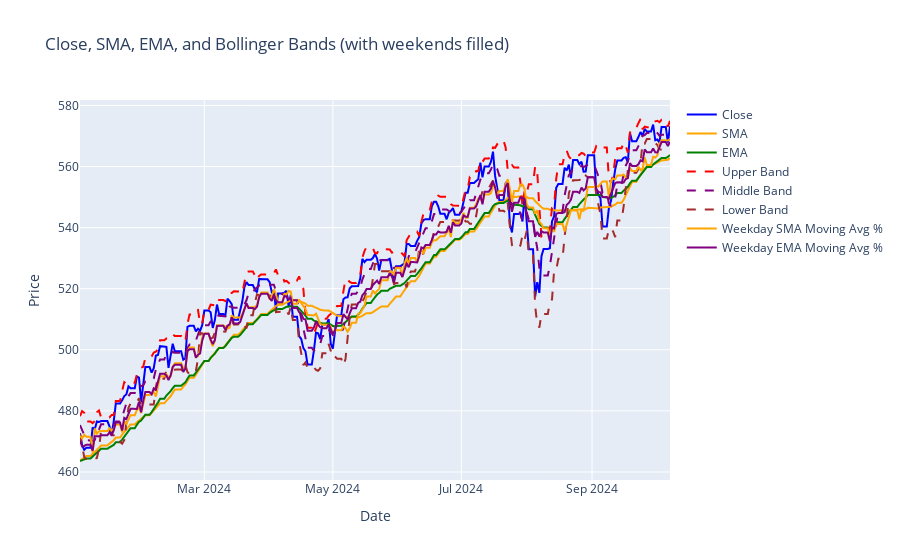
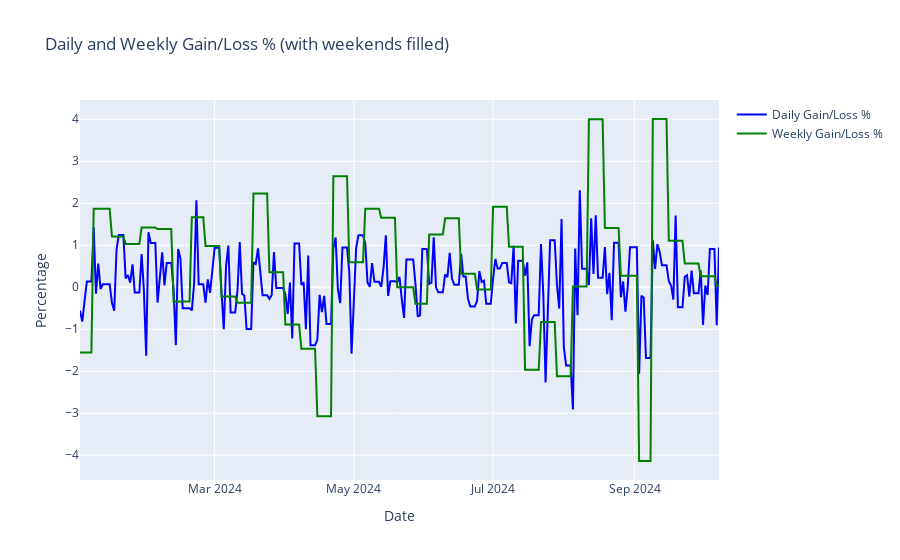
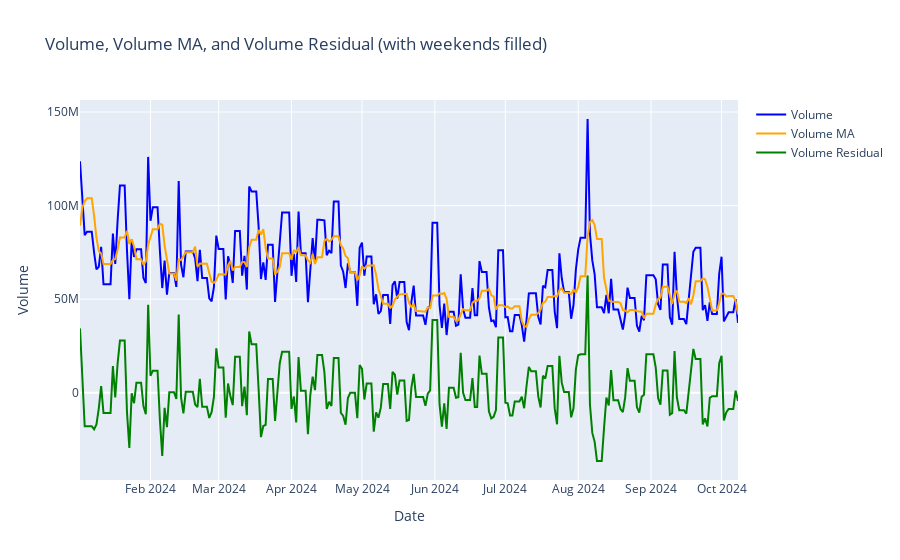

Notebook code cell kept with these figures, in order:
### Code cell
import plotly.graph_objs as go
import plotly.express as px

# First interactive graph: Close, SMA, EMA, upperband, middleband, lowerband as a time series
fig1 = go.Figure()

fig1.add_trace(go.Scatter(x=df_filled.index, y=df_filled['Close'], mode='lines', name='Close', line=dict(color='blue')))
fig1.add_trace(go.Scatter(x=df_filled.index, y=df_filled['SMA'], mode='lines', name='SMA', line=dict(color='orange')))
fig1.add_trace(go.Scatter(x=df_filled.index, y=df_filled['EMA'], mode='lines', name='EMA', line=dict(color='green')))
fig1.add_trace(go.Scatter(x=df_filled.index, y=df_filled['upperband'], mode='lines', name='Upper Band', line=dict(color='red', dash='dash')))
fig1.add_trace(go.Scatter(x=df_filled.index, y=df_filled['middleband'], mode='lines', name='Middle Band', line=dict(color='purple', dash='dash')))
fig1.add_trace(go.Scatter(x=df_filled.index, y=df_filled['lowerband'], mode='lines', name='Lower Band', line=dict(color='brown', dash='dash')))
fig1.add_trace(go.Scatter(x=df_filled.index, y=df_filled['weekday_s_moving_avg_%'], mode='lines', name='Weekday SMA Moving Avg %', line=dict(color='orange')))
fig1.add_trace(go.Scatter(x=df_filled.index, y=df_filled['weekday_e_moving_avg_%'], mode='lines', name='Weekday EMA Moving Avg %', line=dict(color='purple')))

fig1.update_layout(title='Close, SMA, EMA, and Bollinger Bands (with weekends filled)', xaxis_title='Date', yaxis_title='Price', hovermode="x unified")
fig1.show()

# Second interactive graph: daily_gain_loss_%, weekly_gain_loss_%, weekday_s_moving_avg_%, weekday_e_moving_avg_% as a time series
fig2 = go.Figure()

fig2.add_trace(go.Scatter(x=df_filled.index, y=df_filled['daily_gain_loss_%'], mode='lines', name='Daily Gain/Loss %', line=dict(color='blue')))
fig2.add_trace(go.Scatter(x=df_filled.index, y=df_filled['weekly_gain_loss_%'], mode='lines', name='Weekly Gain/Loss %', line=dict(color='green')))

fig2.update_layout(title='Daily and Weekly Gain/Loss % (with weekends filled)', xaxis_title='Date', yaxis_title='Percentage', hovermode="x unified")
fig2.show()

# Third interactive graph: Volume, Volume MA, Volume Residual as a time series
fig3 = go.Figure()

fig3.add_trace(go.Scatter(x=df_filled.index, y=df_filled['Volume'], mode='lines', name='Volume', line=dict(color='blue')))
fig3.add_trace(go.Scatter(x=df_filled.index, y=df_filled['Volume_MA'], mode='lines', name='Volume MA', line=dict(color='orange')))
fig3.add_trace(go.Scatter(x=df_filled.index, y=df_filled['Volume_Residual'], mode='lines', name='Volume Residual', line=dict(color='green')))

fig3.update_layout(title='Volume, Volume MA, and Volume Residual (with weekends filled)', xaxis_title='Date', yaxis_title='Volume', hovermode="x unified")
fig3.show()

### Figure 1 — Plotly figure (JSON) as saved in the notebook; plotly's stock layout.template omitted (floating-point values rounded to 4 significant figures; data arrays with more than 128 entries replaced by an {"elided": "..."} marker saying what was removed)
{"data": [{"line": {"color": "blue"}, "mode": "lines", "name": "Close", "type": "scatter", "x": {"elided": "281 str values"}, "y": {"elided": "281 float values"}}, {"line": {"color": "orange"}, "mode": "lines", "name": "SMA", "type": "scatter", "x": {"elided": "281 str values"}, "y": {"elided": "281 float values"}}, {"line": {"color": "green"}, "mode": "lines", "name": "EMA", "type": "scatter", "x": {"elided": "281 str values"}, "y": {"elided": "281 float values"}}, {"line": {"color": "red", "dash": "dash"}, "mode": "lines", "name": "Upper Band", "type": "scatter", "x": {"elided": "281 str values"}, "y": {"elided": "281 float values"}}, {"line": {"color": "purple", "dash": "dash"}, "mode": "lines", "name": "Middle Band", "type": "scatter", "x": {"elided": "281 str values"}, "y": {"elided": "281 float values"}}, {"line": {"color": "brown", "dash": "dash"}, "mode": "lines", "name": "Lower Band", "type": "scatter", "x": {"elided": "281 str values"}, "y": {"elided": "281 float values"}}, {"line": {"color": "orange"}, "mode": "lines", "name": "Weekday SMA Moving Avg %", "type": "scatter", "x": {"elided": "281 str values"}, "y": {"elided": "281 float values"}}, {"line": {"color": "purple"}, "mode": "lines", "name": "Weekday EMA Moving Avg %", "type": "scatter", "x": {"elided": "281 str values"}, "y": {"elided": "281 float values"}}], "layout": {"hovermode": "x unified", "title": {"text": "Close, SMA, EMA, and Bollinger Bands (with weekends filled)"}, "xaxis": {"title": {"text": "Date"}}, "yaxis": {"title": {"text": "Price"}}}}

### Figure 2 — Plotly figure (JSON) as saved in the notebook; plotly's stock layout.template omitted (floating-point values rounded to 4 significant figures; data arrays with more than 128 entries replaced by an {"elided": "..."} marker saying what was removed)
{"data": [{"line": {"color": "blue"}, "mode": "lines", "name": "Daily Gain/Loss %", "type": "scatter", "x": {"elided": "281 str values"}, "y": {"elided": "281 float values"}}, {"line": {"color": "green"}, "mode": "lines", "name": "Weekly Gain/Loss %", "type": "scatter", "x": {"elided": "281 str values"}, "y": {"elided": "281 float values"}}], "layout": {"hovermode": "x unified", "title": {"text": "Daily and Weekly Gain/Loss % (with weekends filled)"}, "xaxis": {"title": {"text": "Date"}}, "yaxis": {"title": {"text": "Percentage"}}}}

### Figure 3 — Plotly figure (JSON) as saved in the notebook; plotly's stock layout.template omitted (floating-point values rounded to 4 significant figures; data arrays with more than 128 entries replaced by an {"elided": "..."} marker saying what was removed)
{"data": [{"line": {"color": "blue"}, "mode": "lines", "name": "Volume", "type": "scatter", "x": {"elided": "281 str values"}, "y": {"elided": "281 int values"}}, {"line": {"color": "orange"}, "mode": "lines", "name": "Volume MA", "type": "scatter", "x": {"elided": "281 str values"}, "y": {"elided": "281 int values"}}, {"line": {"color": "green"}, "mode": "lines", "name": "Volume Residual", "type": "scatter", "x": {"elided": "281 str values"}, "y": {"elided": "281 int values"}}], "layout": {"hovermode": "x unified", "title": {"text": "Volume, Volume MA, and Volume Residual (with weekends filled)"}, "xaxis": {"title": {"text": "Date"}}, "yaxis": {"title": {"text": "Volume"}}}}
